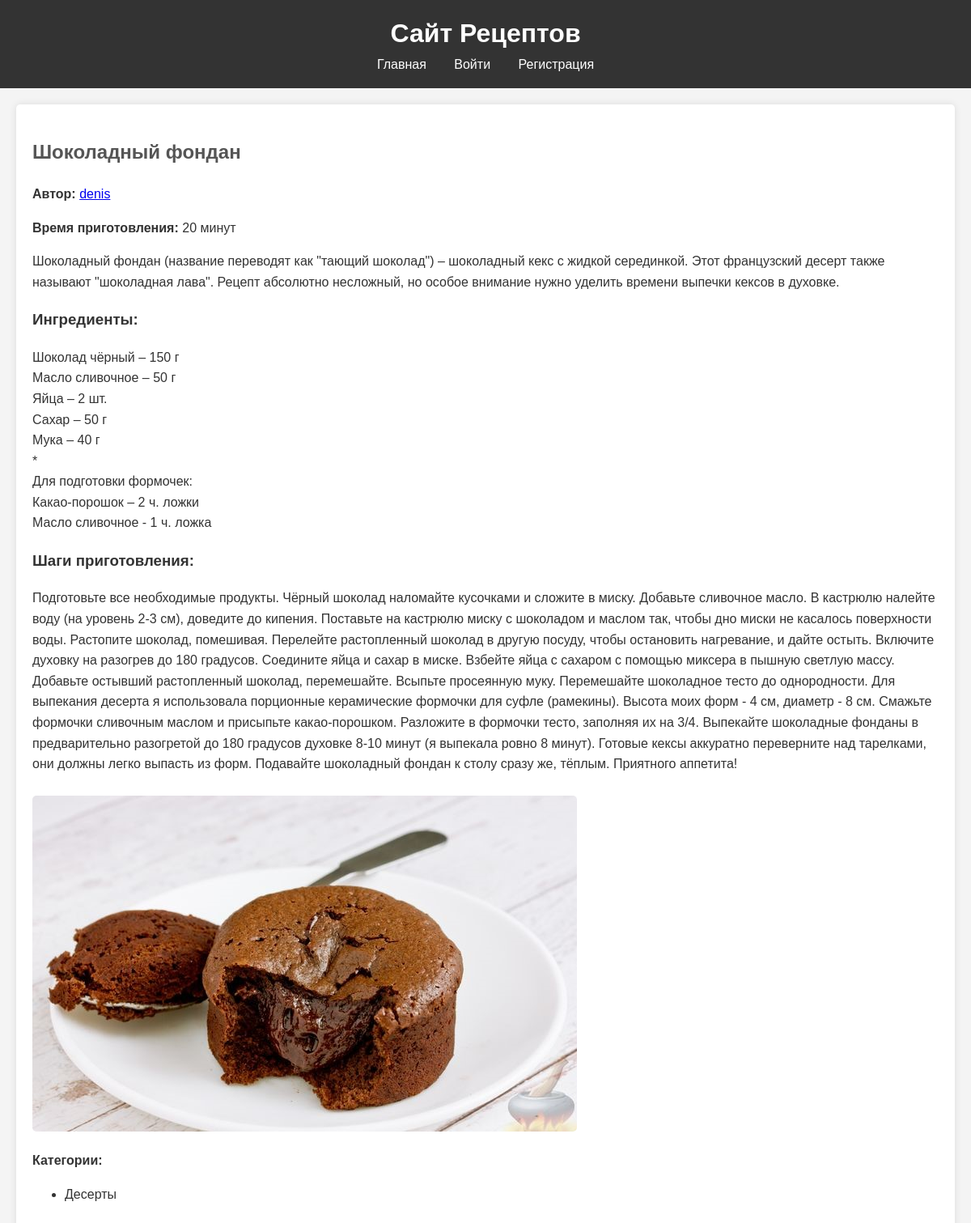
The app's page /recipe/2/ with its own data.
### recipes/models.py (models this page shows, shortened)
class Recipe(models.Model):
    title = models.CharField(max_length=200)
    description = models.TextField()
    steps = models.TextField()
    preparation_time = models.IntegerField()
    image = models.ImageField(upload_to='recipes/')
    author = models.ForeignKey(User, on_delete=models.CASCADE)
    ingredients = models.TextField(null=True, blank=True)  # Поле для ингредиентов
    categories = models.ManyToManyField('Category', through='RecipeCategory')

class Category(models.Model):
    name = models.CharField(max_length=100)

### recipes/views.py (the view)
# urls.py: path('recipe/<int:recipe_id>/', views.recipe_detail, name='recipe_detail'),
def recipe_detail(request, recipe_id):
    recipe = get_object_or_404(Recipe, pk=recipe_id)
    return render(request, 'recipes/recipe_detail.html', {'recipe': recipe})

### recipes/templates/recipes/recipe_detail.html (shortened to what this page needs)
{% extends "recipes/base.html" %}
{% block content %}
<article>
    <h2>{{ recipe.title }}</h2>
    <p><strong>Автор:</strong> <a href="{% url 'user_recipes' recipe.author.username %}">{{ recipe.author.username }}</a></p>
    <p><strong>Время приготовления:</strong> {{ recipe.preparation_time }} минут</p>
    <p>{{ recipe.description }}</p>
    <h3>Ингредиенты:</h3>
    <p>{{ recipe.ingredients|linebreaks }}</p>
    <h3>Шаги приготовления:</h3>
    <p>{{ recipe.steps }}</p>
    {% if recipe.image %}
        <img src="{{ recipe.image.url }}" alt="{{ recipe.title }}">
    {% endif %}
    <p><strong>Категории:</strong>
        <ul>
            {% for category in recipe.categories.all %}
                <li>{{ category.name }}</li>
            {% endfor %}
        </ul>
    </p>
</article>
{% endblock %}

### recipes/static/css/styles.css (style rules this page uses)
body { font-family: Arial, sans-serif; line-height: 1.6; margin: 0; padding: 0; background-color: #f4f4f4; color: #333; }
h2 { color: #555; }
article { background: #fff; padding: 20px; border-radius: 5px; box-shadow: 0 0 10px rgba(0, 0, 0, 0.1); }
article img { max-width: 100%; height: auto; border-radius: 5px; margin-top: 10px; }

### records on screen
Recipe: title "Шоколадный фондан", author.username "denis", preparation_time "20", description "Шоколадный фондан (название переводят как \"тающий шоколад\") – шоколадный кекс с жидкой серединкой. Этот французский десерт также называют \"шоколадная лава\". Рецепт абсолютно несложный, но особое внимание нужно уделить времени выпечки кексов в духовке.", ingredients "Шоколад чёрный – 150 г Масло сливочное – 50 г Яйца – 2 шт. Сахар – 50 г Мука – 40 г * Для подготовки формочек: Какао-порошок – 2 ч. ложки Масло сливочное - 1 ч. ложка", steps "Подготовьте все необходимые продукты. Чёрный шоколад наломайте кусочками и сложите в миску. Добавьте сливочное масло. В кастрюлю налейте воду (на уровень 2-3 см), доведите до кипения. Поставьте на кастрюлю миску с шоколадом и маслом так, чтобы дно миски не касалось поверхности воды. Растопите шоколад, помешивая. Перелейте растопленный шоколад в другую посуду, чтобы остановить нагревание, и дайте остыть. Включите духовку на разогрев до 180 градусов. Соедините яйца и сахар в миске. Взбейте яйца с сахаром с помощью миксера в пышную светлую массу. Добавьте остывший растопленный шоколад, перемешайте. Всыпьте просеянную муку. Перемешайте шоколадное тесто до однородности. Для выпекания десерта я…", image (picture)
Category: name "Десерты"
